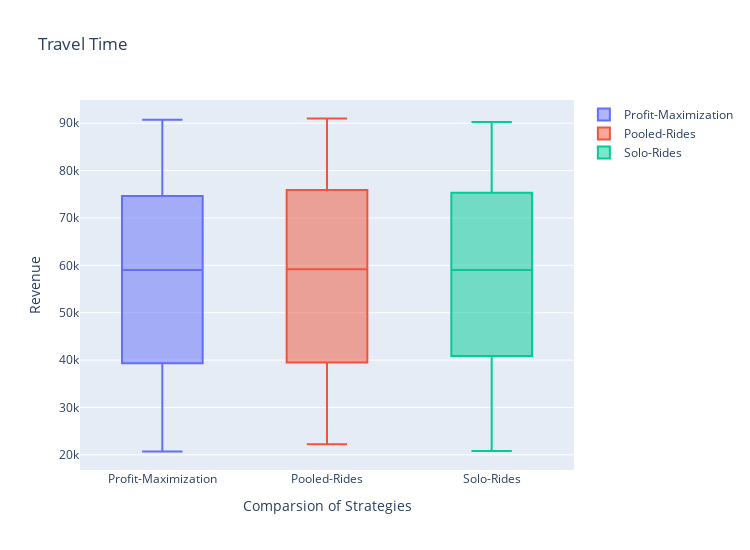

The notebook cell this image was saved under:
### Markdown cell above
# KPI-5: Travel Time (Paid Time)

### Code cell
import pandas as pd

data2 = pd.read_csv('D:/Development/GitHub-ProjectV2.0/MaaSSim/docs/tutorials/Results/Simulation/Driver/KPI-5-TravelTime/Travel_Solo-Rides.csv')
data1 =pd.read_csv('D:/Development/GitHub-ProjectV2.0/MaaSSim/docs/tutorials/Results/Simulation/Driver/KPI-5-TravelTime/Travel_Profit-Maximization.csv')
data =pd.read_csv('D:/Development/GitHub-ProjectV2.0/MaaSSim/docs/tutorials/Results/Simulation/Driver/KPI-5-TravelTime/Travel_Pooled-Rides.csv')


colListPR=[]
for column in data.columns:
     
    # Storing the rows of a column
    # into a temporary list
    li =data[column].tolist()
     
    # appending the temporary list
    colListPR.append(li)
     
# Printing the final list
#print(colListPR)


colListPM=[]
for column in data1.columns:
     
    li =data1[column].tolist()
     
    colListPM.append(li)
     
print(colListPM)

colListSR=[]
for column in data2.columns:
     
    li =data2[column].tolist()
     
    colListSR.append(li)
     
#print(colListSR)

import numpy as np
import matplotlib.pyplot as plt

flatPR= [y for sublist in colListPR for y in sublist]
#flatPR
#plt.boxplot(flatPR)


import numpy as np
import matplotlib.pyplot as plt

flatSR= [y for sublist in colListSR for y in sublist]
#flatSR
#plt.boxplot(flatSR)

import numpy as np
import matplotlib.pyplot as plt

flatPM= [y for sublist in colListPM for y in sublist]
#flatPM
#plt.boxplot(flatPM)

import plotly.graph_objects as go
from plotly.subplots import make_subplots
fig = go.Figure()
fig.update_layout(autosize=False,width=750,height=550,)

fig.add_trace(go.Box(y=flatPM,name="Profit-Maximization"))
fig.add_trace(go.Box(y=flatPR,name="Pooled-Rides"))
fig.add_trace(go.Box(y=flatSR,name="Solo-Rides"))
fig.update_layout(title='Travel Time',xaxis=dict(title='Comparsion of Strategies'),yaxis=dict(title='Revenue'))
fig.show()
#plt.savefig("KPI1Analysis.jpg")


#############################################

import warnings
warnings.simplefilter('ignore')
import matplotlib.pyplot as plt
import seaborn as sns
#fig= plt.figure(figsize=(100,50),dpi=600)

plt.rcParams["figure.figsize"] = (8,5)


fig,ax =plt.subplots()
plt.title('Travel Time')
sns.distplot(flatPR,hist=False,label='Pooled')
sns.distplot(flatPM,hist=False,label='Profit Maximization')
sns.distplot(flatSR,hist=False,label='Solo')
plt.xlabel('Drivers',fontsize=13)
plt.ylabel('Rides',fontsize=13)

plt.legend(fontsize=10)
#plt.savefig("Revenue.jpg")
plt.show()

### Figure 1 — Plotly figure (JSON) as saved in the notebook; plotly's stock layout.template omitted (floating-point values rounded to 4 significant figures)
{"data": [{"name": "Profit-Maximization", "type": "box", "y": [24051, 22726, 20700, 21361, 38672, 40021, 40057, 41036, 59027, 55021, 59292, 59024, 75397, 71203, 72615, 73892, 88003, 90734, 86757, 88118]}, {"name": "Pooled-Rides", "type": "box", "y": [23392, 22220, 22458, 23064, 40528, 38399, 41208, 41265, 55459, 59423, 59292, 59024, 75397, 76378, 71232, 75184, 84834, 90734, 91002, 90095]}, {"name": "Solo-Rides", "type": "box", "y": [20796, 22588, 22744, 22363, 39935, 41859, 41780, 44576, 57879, 58991, 59292, 59024, 75397, 71203, 75298, 71232, 83944, 87418, 90246, 88172]}], "layout": {"autosize": false, "height": 550, "title": {"text": "Travel Time"}, "width": 750, "xaxis": {"autorange": true, "range": [-0.5, 2.5], "title": {"text": "Comparsion of Strategies"}, "type": "category"}, "yaxis": {"autorange": true, "range": [16790.0, 94910.0], "title": {"text": "Revenue"}, "type": "linear"}}}
